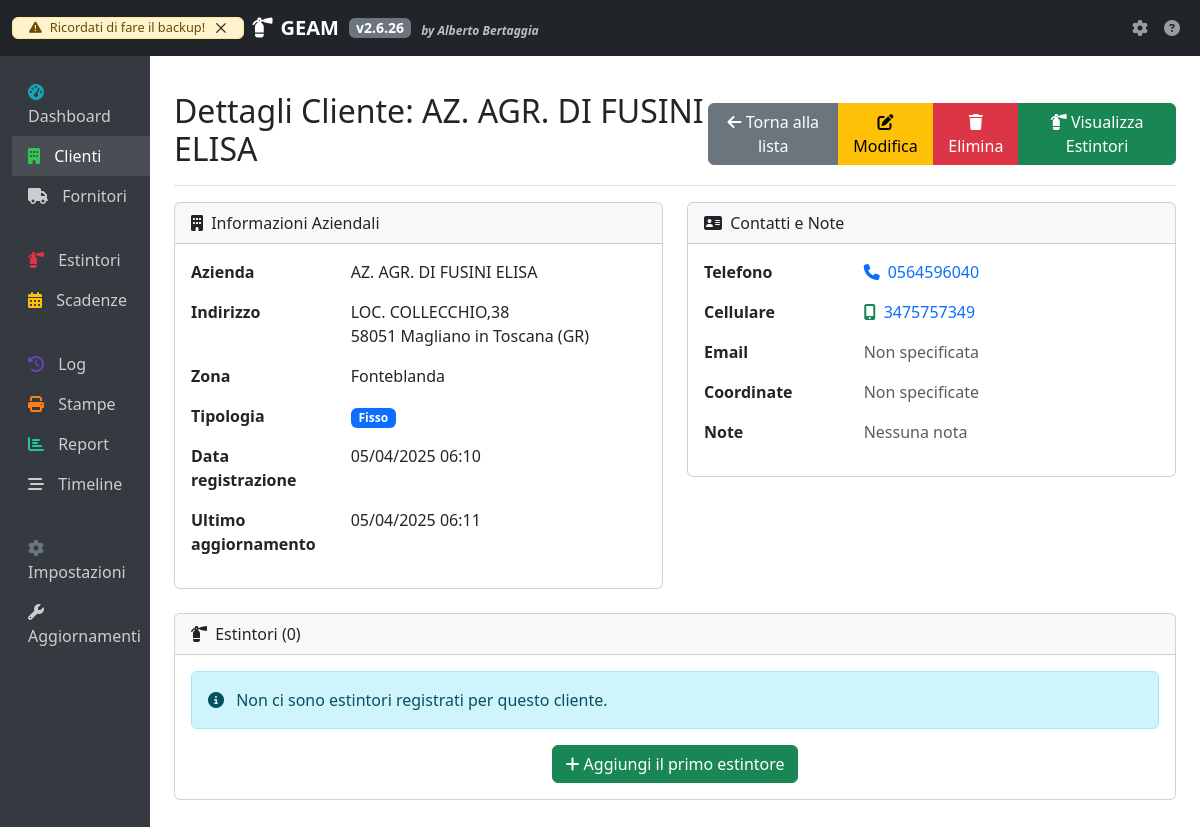
Before: /clienti/56 with the older database file.
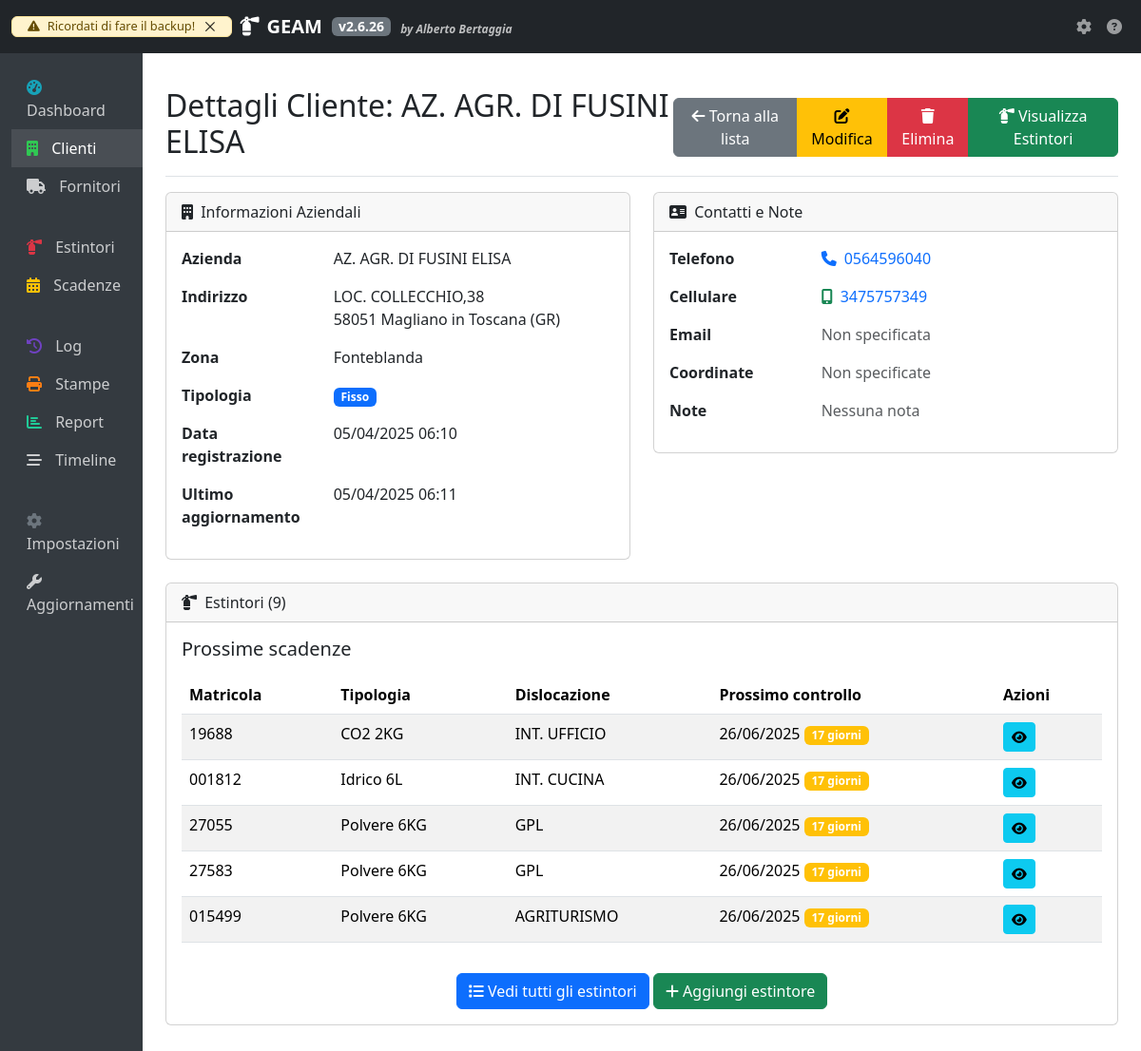
After: the same page with the newer database file.
### app/models/cliente.py (models this page shows, shortened)
class Cliente(db.Model):
    __tablename__ = 'clienti'
    id = db.Column(db.Integer, primary_key=True)
    azienda = db.Column(db.String(100), unique=True, nullable=False, index=True)
    indirizzo = db.Column(db.String(150), nullable=False)
    cap = db.Column(db.String(5), nullable=False)
    provincia = db.Column(db.String(2), nullable=False)
    comune = db.Column(db.String(100), nullable=False)
    zona = db.Column(db.String(100), nullable=False)
    tipologia = db.Column(db.String(20), nullable=False)
    telefono = db.Column(db.String(20))
    cellulare = db.Column(db.String(15))
    email = db.Column(db.String(120))
    coordinate = db.Column(db.String(100))
    note = db.Column(db.Text)
    created_at = db.Column(db.DateTime, default=datetime.utcnow)
    updated_at = db.Column(db.DateTime, default=datetime.utcnow, onupdate=datetime.utcnow)
    estintori = db.relationship('Estintore', backref='cliente', lazy='dynamic', cascade='all, delete-orphan')

### app/models/estintore.py (models this page shows, shortened)
class Estintore(db.Model):
    __tablename__ = 'estintori'
    id = db.Column(db.Integer, primary_key=True)
    cliente_id = db.Column(db.Integer, db.ForeignKey('clienti.id', ondelete='CASCADE'), nullable=False)
    tipologia = db.Column(db.String(50), nullable=False)
    marca = db.Column(db.String(50), nullable=False)
    matricola = db.Column(db.String(50), nullable=False, unique=True)
    dislocazione = db.Column(db.String(150), nullable=False)
    postazione = db.Column(db.Integer, nullable=False)
    suffisso_postazione = db.Column(db.String(10), nullable=True)
    capacita = db.Column(db.String(20), nullable=False)
    data_fabbricazione = db.Column(db.String(7), nullable=False)  # Formato MM/YYYY
    data_installazione = db.Column(db.Date, nullable=False)
    data_controllo = db.Column(db.Date, nullable=False)
    data_revisione = db.Column(db.Date, nullable=True)
    data_collaudo = db.Column(db.Date, nullable=True)
    stato = db.Column(db.String(20), nullable=False, default='Attivo')
    coordinate = db.Column(db.String(100))
    note = db.Column(db.Text)
    created_at = db.Column(db.DateTime, default=datetime.utcnow)
    updated_at = db.Column(db.DateTime, default=datetime.utcnow, onupdate=datetime.utcnow)
    CAPACITA_PER_TIPOLOGIA = {
    'CO2': ['1KG', '2KG', '3KG', '4KG', '5KG', '6KG', '9KG', '12KG'],
    'Polvere': ['1KG', '2KG', '3KG', '4KG', '5KG', '6KG', '9KG', '12KG'],
    'Idrico': ['2L', '4L', '6L', '9L', '12L'],  # Modificato da KG a L
    'Carrello Polvere': ['1KG', '2KG', '3KG', '4KG', '5KG', '6KG', '9KG', '12KG', '25KG', '30KG', '50KG'],
    'Carrello Idrico': ['30L', '50L'],  # Modificato da KG a L
    'NASPO UNI25': ['20MT', '25MT', '30MT'],
    'Idrante UNI45': ['20MT', '25MT', '30MT'],
    'Idrante UNI70': ['20MT', '25MT', '30MT'],
    'Porta REI': ['1 Anta', '2 Ante', 'Scorrevole'],
    'Automatico Polvere': ['1KG', '2KG', '3KG', '4KG', '5KG', '6KG', '9KG', '12KG'],
    'Automatico Idrico': ['6L'],  # Modificato da KG a L
    'CPS': ['Grande', 'Piccola'],
    'Registro': ['Cartaceo', 'Digitale'],
    'Altro': ['1KG', '2KG', '3KG', '4KG', '5KG', '6KG', '9KG', '12KG', '25KG', '30KG', '50KG',
             '1L', '2L', '3L', '4L', '5L', '6L', '9L', '12L', '25L', '30L', '50L',  # Aggiunto L
             '20MT', '25MT', '30MT', '1 Anta', '2 Ante', 'Scorrevole',
             'Grande', 'Piccola', 'Cartaceo', 'Digitale', 'Altro']
    }

### app/views/clienti.py (the view)
@clienti_bp.route('/<int:id>')
def visualizza(id):
    cliente = Cliente.query.get_or_404(id)
    total_estintori = Estintore.query.filter_by(cliente_id=id).count()
    oggi = datetime.now()
    prossime_scadenze = Estintore.query.filter_by(cliente_id=id).filter(
        Estintore.data_controllo >= oggi.date()
    ).order_by(Estintore.data_controllo).limit(5).all()
    return render_template('clienti/visualizza.html',
                          cliente=cliente,
                          total_estintori=total_estintori,
                          prossime_scadenze=prossime_scadenze,
                          now=oggi)

### app/templates/clienti/visualizza.html (shortened to what this page needs)
{% extends "base.html" %}
{% block page_title %}Dettagli Cliente: {{ cliente.azienda }}{% endblock %}
{% block page_actions %}
<div class="btn-group">
    <a href="{{ url_for('clienti.index') }}" class="btn btn-secondary">
        <i class="fas fa-arrow-left"></i> Torna alla lista
    </a>
    <a href="{{ url_for('clienti.modifica', id=cliente.id) }}" class="btn btn-warning">
        <i class="fas fa-edit"></i> Modifica
    </a>
    <button type="button" class="btn btn-danger" onclick="confermaEliminazione('{{ cliente.azienda }}', '{{ url_for('clienti.elimina', id=cliente.id) }}')">
        <i class="fas fa-trash"></i> Elimina
    </button>
    <a href="{{ url_for('estintori.index', cliente_id=cliente.id) }}" class="btn btn-success">
        <i class="fas fa-fire-extinguisher"></i> Visualizza Estintori
    </a>
</div>
{% endblock %}
{% block content %}
<div class="row">
    <div class="col-md-6">
        <div class="card mb-4">
            <div class="card-header">
                <i class="fas fa-building me-1"></i>
                Informazioni Aziendali
            </div>
            <div class="card-body">
                <div class="row mb-3">
                    <div class="col-md-4 fw-bold">Azienda</div>
                    <div class="col-md-8">{{ cliente.azienda }}</div>
                </div>
                <div class="row mb-3">
                    <div class="col-md-4 fw-bold">Indirizzo</div>
                    <div class="col-md-8">
                        {{ cliente.indirizzo }}<br>
                        {{ cliente.cap }} {{ cliente.comune }} ({{ cliente.provincia }})
                    </div>
                </div>
                <div class="row mb-3">
                    <div class="col-md-4 fw-bold">Zona</div>
                    <div class="col-md-8">{{ cliente.zona }}</div>
                </div>
                <div class="row mb-3">
                    <div class="col-md-4 fw-bold">Tipologia</div>
                    <div class="col-md-8">
                        {% if cliente.tipologia == 'Fisso' %}
                            <span class="badge bg-primary">{{ cliente.tipologia }}</span>
                        {% elif cliente.tipologia == 'Stagionale' %}
                            <span class="badge bg-success">{{ cliente.tipologia }}</span>
                        {% elif cliente.tipologia == 'Occasionale' %}
                            <span class="badge bg-warning">{{ cliente.tipologia }}</span>
                        {% else %}
                            <span class="badge bg-danger">{{ cliente.tipologia }}</span>
                        {% endif %}
                    </div>
                </div>
                <div class="row mb-3">
                    <div class="col-md-4 fw-bold">Data registrazione</div>
                    <div class="col-md-8">{{ cliente.created_at.strftime('%d/%m/%Y %H:%M') }}</div>
                </div>
                <div class="row mb-3">
                    <div class="col-md-4 fw-bold">Ultimo aggiornamento</div>
                    <div class="col-md-8">{{ cliente.updated_at.strftime('%d/%m/%Y %H:%M') }}</div>
                </div>
            </div>
        </div>
    </div>
    <div class="col-md-6">
        <div class="card mb-4">
            <div class="card-header">
                <i class="fas fa-address-card me-1"></i>
                Contatti e Note
            </div>
            <div class="card-body">
                <div class="row mb-3">
                    <div class="col-md-4 fw-bold">Telefono</div>
                    <div class="col-md-8">
                        {% if cliente.telefono %}
                            <a href="tel:{{ cliente.telefono }}" class="text-decoration-none">
                                <i class="fas fa-phone text-primary me-2"></i>{{ cliente.telefono }}
                            </a>
                        {% else %}
                            <span class="text-muted">Non specificato</span>
                        {% endif %}
                    </div>
                </div>
                <div class="row mb-3">
                    <div class="col-md-4 fw-bold">Cellulare</div>
                    <div class="col-md-8">
                        {% if cliente.cellulare %}
                            <a href="tel:{{ cliente.cellulare }}" class="text-decoration-none">
                                <i class="fas fa-mobile-alt text-success me-2"></i>{{ cliente.cellulare }}
                            </a>
                        {% else %}
                            <span class="text-muted">Non specificato</span>
                        {% endif %}
                    </div>
                </div>
                <div class="row mb-3">
                    <div class="col-md-4 fw-bold">Email</div>
                    <div class="col-md-8">
                        {% if cliente.email %}
                            <a href="mailto:{{ cliente.email }}" class="text-decoration-none">
                                <i class="fas fa-envelope text-info me-2"></i>{{ cliente.email }}
                            </a>
                        {% else %}
                            <span class="text-muted">Non specificata</span>
                        {% endif %}
                    </div>
                </div>
                <div class="row mb-3">
                    <div class="col-md-4 fw-bold">Coordinate</div>
                    <div class="col-md-8">
                        {% if cliente.coordinate %}
                            <a href="https://maps.google.com/?q={{ cliente.coordinate }}" target="_blank" class="text-decoration-none">
                                <i class="fas fa-map-marker-alt text-danger me-2"></i>{{ cliente.coordinate }}
                            </a>
                        {% else %}
                            <span class="text-muted">Non specificate</span>
                        {% endif %}
                    </div>
                </div>
                <div class="row mb-3">
                    <div class="col-md-4 fw-bold">Note</div>
                    <div class="col-md-8">
                        {% if cliente.note %}
                            {{ cliente.note|nl2br }}
                        {% else %}
                            <span class="text-muted">Nessuna nota</span>
                        {% endif %}
                    </div>
                </div>
            </div>
        </div>
    </div>
</div>
<div class="row">
    <div class="col-md-12">
        <div class="card mb-4">
            <div class="card-header">
                <i class="fas fa-fire-extinguisher me-1"></i>
                Estintori ({{ total_estintori }})
            </div>
            <div class="card-body">
                {% if total_estintori > 0 %}
                    <h5 class="mb-3">Prossime scadenze</h5>
                    <div class="table-responsive">
                        <table class="table table-striped table-hover">
                            <thead>
                                <tr>
                                    <th>Matricola</th>
                                    <th>Tipologia</th>
                                    <th>Dislocazione</th>
                                    <th>Prossimo controllo</th>
                                    <th>Azioni</th>
                                </tr>
                            </thead>
                            <tbody>
                                {% for estintore in prossime_scadenze %}
                                <tr>
                                    <td>{{ estintore.matricola }}</td>
                                    <td>
                                        {{ estintore.tipologia }}
                                        {{ estintore.capacita }}
                                    </td>
                                    <td>{{ estintore.dislocazione }}</td>
                                    <td>
                                        {{ estintore.data_controllo.strftime('%d/%m/%Y') }}
                                        {% set giorni_rimanenti = (estintore.data_controllo - now.date()).days %}
                                        {% if giorni_rimanenti < 0 %}
                                            <span class="badge bg-danger">Scaduto</span>
                                        {% elif giorni_rimanenti <= 30 %}
                                            <span class="badge bg-warning">{{ giorni_rimanenti }} giorni</span>
                                        {% else %}
                                            <span class="badge bg-success">{{ giorni_rimanenti }} giorni</span>
                                        {% endif %}
                                    </td>
                                    <td>
                                        <a href="{{ url_for('estintori.visualizza', id=estintore.id) }}" class="btn btn-sm btn-info">
                                            <i class="fas fa-eye"></i>
                                        </a>
                                    </td>
                                </tr>
                                {% endfor %}
                            </tbody>
                        </table>
                    </div>
                    <div class="text-center mt-3">
                        <a href="{{ url_for('estintori.index', cliente_id=cliente.id) }}" class="btn btn-primary">
                            <i class="fas fa-list"></i> Vedi tutti gli estintori
                        </a>
                        <a href="{{ url_for('estintori.nuovo', cliente_id=cliente.id) }}" class="btn btn-success">
                            <i class="fas fa-plus"></i> Aggiungi estintore
                        </a>
                    </div>
                {% else %}
                    <div class="alert alert-info">
                        <i class="fas fa-info-circle me-2"></i>
                        Non ci sono estintori registrati per questo cliente.
                    </div>
                    <div class="text-center">
                        <a href="{{ url_for('estintori.nuovo', cliente_id=cliente.id) }}" class="btn btn-success">
                            <i class="fas fa-plus"></i> Aggiungi il primo estintore
                        </a>
                    </div>
                {% endif %}
            </div>
        </div>
    </div>
</div>
{% endblock %}

Changed rows visible on the page:
added Estintore: matricola "19688", tipologia "CO2", capacita "2KG", dislocazione "INT. UFFICIO", data_controllo "26/06/2025", giorni_rimanenti "17"
added Estintore: matricola "001812", tipologia "Idrico", capacita "6L", dislocazione "INT. CUCINA", data_controllo "26/06/2025", giorni_rimanenti "17"
added Estintore: matricola "27055", tipologia "Polvere", capacita "6KG", dislocazione "GPL", data_controllo "26/06/2025", giorni_rimanenti "17"
added Estintore: matricola "27583", tipologia "Polvere", capacita "6KG", dislocazione "GPL", data_controllo "26/06/2025", giorni_rimanenti "17"
added Estintore: matricola "015499", tipologia "Polvere", capacita "6KG", dislocazione "AGRITURISMO", data_controllo "26/06/2025", giorni_rimanenti "17"
Other visible differences:
{{ total_estintori }}: "0" → "9"
text no longer shown: "Non ci sono estintori registrati per questo cliente. Aggiungi il primo estintore"
text now shown: "Prossime scadenze Matricola Tipologia Dislocazione Prossimo controllo Azioni Vedi tutti gli estintori Aggiungi estintore"
